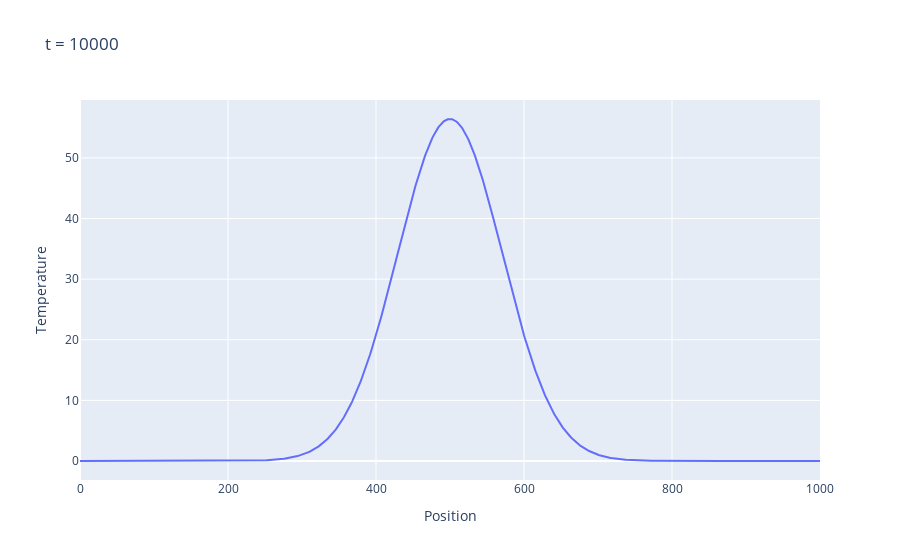

Write notebook code for a chart like this one.
### Markdown cell above
Plotting the final data shows an arc that is highest where the object was hot initially and gradually sloping down to zero towards the edges where the temperature is fixed at zero. In the limit of infinite time, the arc will flatten out completely.

### Code cell
# plot T vs x using plotly
import plotly.graph_objects as go
fig = go.Figure(data=go.Scatter(x=np.arange(size), y=data))

# label axis Temperature and Position
fig.update_xaxes(title_text='Position')
fig.update_yaxes(title_text='Temperature')

# title the plot 't = 0'
fig.update_layout(title=f't = {niter}')
fig.show()

### Figure 1 — Plotly figure (JSON) as saved in the notebook; plotly's stock layout.template omitted (floating-point values rounded to 4 significant figures; data arrays with more than 128 entries replaced by an {"elided": "..."} marker saying what was removed)
{"data": [{"type": "scatter", "x": {"elided": "1001 int values"}, "y": {"elided": "1001 float values"}}], "layout": {"title": {"text": "t = 10000"}, "xaxis": {"title": {"text": "Position"}}, "yaxis": {"title": {"text": "Temperature"}}}}
